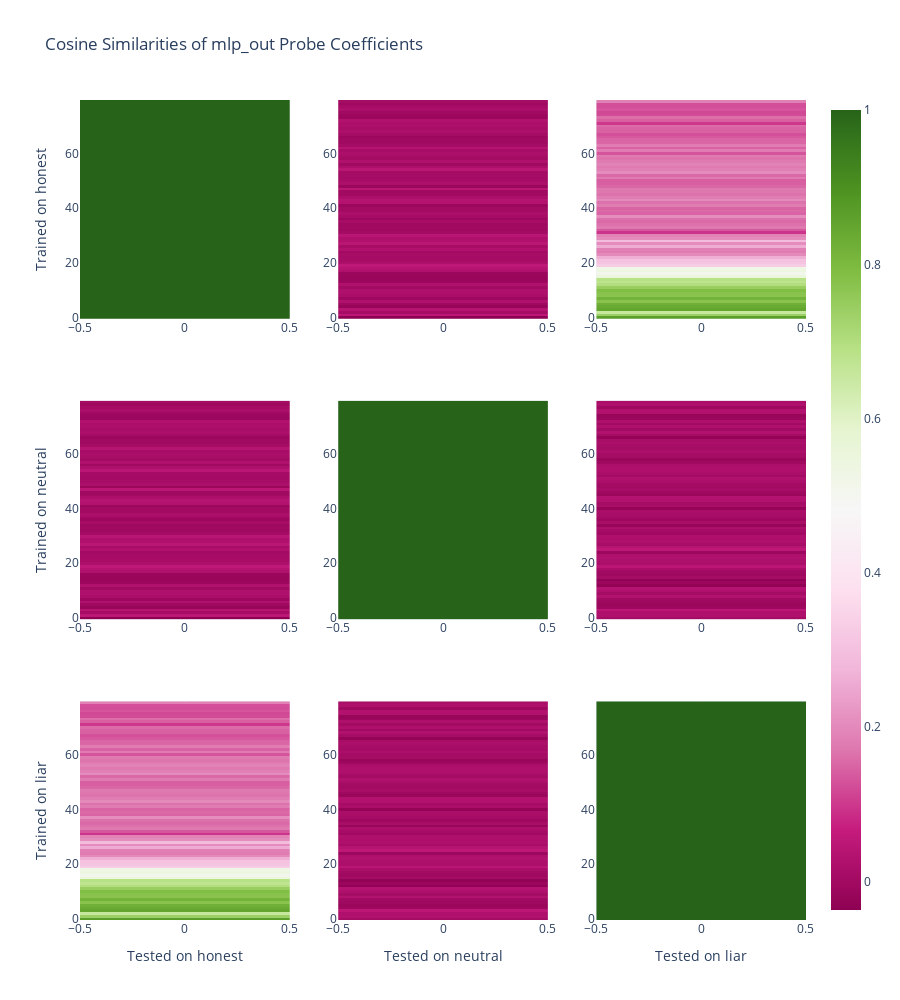

Write notebook code for a chart like this one.
### Markdown cell above
# Cosine Similarities of probe weights between ModelActs

### Code cell
fig = make_subplots(rows=3, cols=3)
act_type = "mlp_out"

if act_type == "z":
    cosine_similarities = np.zeros(shape=(len(modes),len(modes), n_layers, n_heads))
else:
    cosine_similarities = np.zeros(shape=(len(modes),len(modes), n_layers))

for idx1, mode in enumerate(modes, start=1):
    for idx2, other_mode in enumerate(modes, start=1):
        cos_sims = {}
        for probe_index in tqdm(elem_acts["honest"].probes[act_type]):
            coefs_1 = elem_acts[mode].probes[act_type] [probe_index].coef_.squeeze()
            coefs_2 = elem_acts[other_mode].probes[act_type] [probe_index].coef_.squeeze()
            cos_sims[probe_index] = np.dot(coefs_1, coefs_2)/(np.linalg.norm(coefs_1)*np.linalg.norm(coefs_2))


        if act_type == "z":
            px_fig = plot_z_probe_accuracies(cos_sims, n_layers, n_heads, title = f"Cosine Similarities, Probes from {mode} with {other_mode}")
            cosine_similarities[idx1-1, idx2-1] = acc_tensor_from_dict(cos_sims, n_layers, n_heads)

        else:
            px_fig = plot_resid_probe_accuracies(cos_sims, n_layers, title = f"Cosine Similarities, Probes from {mode} with {other_mode}", graph_type="square")
            cosine_similarities[idx1-1, idx2-1] = acc_tensor_from_dict(cos_sims, n_layers)

        fig.add_trace(
            px_fig['data'][0],  # add the trace from plotly express figure
            row=idx1,
            col=idx2
        )


for idx1 in range(1, 4):
    fig.update_xaxes(title_text=f"Tested on {modes[idx1-1]}", row=3, col=idx1)

for idx2 in range(1, 4):
    fig.update_yaxes(title_text=f"Trained on {modes[idx2-1]}", row=idx2, col=1)

fig.update_layout(title_text=f"Cosine Similarities of {act_type} Probe Coefficients", height=1000)
fig.show()

### Figure 1 — Plotly figure (JSON) as saved in the notebook; plotly's stock layout.template omitted (floating-point values rounded to 4 significant figures)
{"data": [{"coloraxis": "coloraxis", "hovertemplate": "x: %{x}<br>Layers: %{y}<br>color: %{z}<extra></extra>", "name": "0", "type": "heatmap", "xaxis": "x", "yaxis": "y", "z": [[1], [1.0], [1.0], [1.0], [1], [1.0], [1], [1], [1.0], [1.0], [1], [1], [1], [1.0], [1], [1], [1], [1], [1], [1], [1], [1.0], [1.0], [1.0], [1.0], [1], [1], [1], [1.0], [1], [1.0], [1], [1.0], [1], [1.0], [1], [1], [1.0], [1.0], [1.0], [1.0], [1], [1.0], [1], [1.0], [1.0], [1], [1], [1.0], [1], [1], [1.0], [1], [1.0], [1.0], [1], [1], [1], [1.0], [1.0], [1], [1.0], [1], [1], [1.0], [1.0], [1.0], [1.0], [1.0], [1.0], [1.0], [1.0], [1], [1.0], [1], [1.0], [1.0], [1], [1], [1.0]]}, {"coloraxis": "coloraxis", "hovertemplate": "x: %{x}<br>Layers: %{y}<br>color: %{z}<extra></extra>", "name": "0", "type": "heatmap", "xaxis": "x2", "yaxis": "y2", "z": [[-0.03686], [0.04991], [0.007513], [0.04022], [-0.01746], [-0.005339], [0.02642], [-0.007526], [0.0158], [0.02347], [0.0235], [0.001392], [0.02734], [-0.008582], [-0.01532], [-0.0164], [-0.01283], [0.02779], [0.03977], [0.05379], [0.02129], [0.01012], [0.007766], [0.0121], [0.00193], [0.02839], [0.0119], [0.04547], [0.02846], [0.0234], [0.04392], [0.003977], [-0.004494], [-9.204e-05], [-0.005573], [0.009726], [-0.007996], [0.008242], [0.0187], [0.003067], [0.003629], [-0.01357], [0.03374], [0.03851], [0.02015], [0.0004678], [-0.001476], [0.04548], [-0.01396], [0.0212], [0.01087], [0.004506], [0.00834], [0.006118], [0.04528], [0.02235], [-0.0008235], [0.02538], [0.005301], [0.01393], [0.01788], [0.009387], [0.03843], [0.00565], [-0.002382], [-0.0005118], [-0.008234], [0.006104], [0.0217], [0.01339], [0.02064], [0.01709], [0.03024], [-0.01239], [-0.008665], [-0.001404], [0.0179], [0.007653], [-0.004712], [0.006087]]}, {"coloraxis": "coloraxis", "hovertemplate": "x: %{x}<br>Layers: %{y}<br>color: %{z}<extra></extra>", "name": "0", "type": "heatmap", "xaxis": "x3", "yaxis": "y3", "z": [[0.8662], [0.739], [0.6574], [0.8499], [0.8383], [0.8211], [0.7745], [0.816], [0.7733], [0.7753], [0.7884], [0.7458], [0.6988], [0.6755], [0.69], [0.5529], [0.5115], [0.5428], [0.5305], [0.3291], [0.3097], [0.3011], [0.2612], [0.2021], [0.1789], [0.1852], [0.2584], [0.2058], [0.2899], [0.2045], [0.1903], [0.09553], [0.1341], [0.1759], [0.1636], [0.1551], [0.1622], [0.2081], [0.1484], [0.1546], [0.1488], [0.1783], [0.1665], [0.2018], [0.1796], [0.1659], [0.1719], [0.1761], [0.152], [0.1441], [0.1431], [0.1779], [0.155], [0.2054], [0.1849], [0.1744], [0.191], [0.1775], [0.1666], [0.1772], [0.1325], [0.1789], [0.1468], [0.1793], [0.1519], [0.1507], [0.1364], [0.1254], [0.1456], [0.1464], [0.1579], [0.09959], [0.144], [0.1608], [0.1208], [0.1173], [0.1312], [0.1243], [0.1256], [0.1852]]}, {"coloraxis": "coloraxis", "hovertemplate": "x: %{x}<br>Layers: %{y}<br>color: %{z}<extra></extra>", "name": "0", "type": "heatmap", "xaxis": "x4", "yaxis": "y4", "z": [[-0.03686], [0.04991], [0.007513], [0.04022], [-0.01746], [-0.005339], [0.02642], [-0.007526], [0.0158], [0.02347], [0.0235], [0.001392], [0.02734], [-0.008582], [-0.01532], [-0.0164], [-0.01283], [0.02779], [0.03977], [0.05379], [0.02129], [0.01012], [0.007766], [0.0121], [0.00193], [0.02839], [0.0119], [0.04547], [0.02846], [0.0234], [0.04392], [0.003977], [-0.004494], [-9.204e-05], [-0.005573], [0.009726], [-0.007996], [0.008242], [0.0187], [0.003067], [0.003629], [-0.01357], [0.03374], [0.03851], [0.02015], [0.0004678], [-0.001476], [0.04548], [-0.01396], [0.0212], [0.01087], [0.004506], [0.00834], [0.006118], [0.04528], [0.02235], [-0.0008235], [0.02538], [0.005301], [0.01393], [0.01788], [0.009387], [0.03843], [0.00565], [-0.002382], [-0.0005118], [-0.008234], [0.006104], [0.0217], [0.01339], [0.02064], [0.01709], [0.03024], [-0.01239], [-0.008665], [-0.001404], [0.0179], [0.007653], [-0.004712], [0.006087]]}, {"coloraxis": "coloraxis", "hovertemplate": "x: %{x}<br>Layers: %{y}<br>color: %{z}<extra></extra>", "name": "0", "type": "heatmap", "xaxis": "x5", "yaxis": "y5", "z": [[1], [1], [1], [1], [1.0], [1], [1.0], [1.0], [1.0], [1], [1], [1.0], [1.0], [1], [1.0], [1], [1], [1], [1.0], [1], [1.0], [1], [1], [1], [1], [1.0], [1], [1.0], [1.0], [1.0], [1.0], [1.0], [1], [1], [1], [1], [1], [1], [1.0], [1.0], [1], [1], [1], [1.0], [1.0], [1], [1.0], [1], [1.0], [1], [1], [1], [1.0], [1.0], [1.0], [1], [1.0], [1], [1.0], [1], [1.0], [1], [1], [1.0], [1.0], [1], [1], [1], [1], [1.0], [1.0], [1.0], [1.0], [1.0], [1.0], [1.0], [1.0], [1.0], [1], [1.0]]}, {"coloraxis": "coloraxis", "hovertemplate": "x: %{x}<br>Layers: %{y}<br>color: %{z}<extra></extra>", "name": "0", "type": "heatmap", "xaxis": "x6", "yaxis": "y6", "z": [[0.006691], [0.02508], [0.0248], [0.0509], [-0.00657], [-0.01419], [-0.003571], [-0.001766], [0.02962], [0.006412], [0.0246], [0.03671], [-0.0302], [-0.01134], [-0.03058], [0.006359], [-0.005031], [0.001332], [0.01656], [0.04725], [0.02057], [0.02128], [0.02911], [0.02401], [-0.01014], [0.05294], [0.03784], [0.0127], [0.02359], [0.02096], [0.02445], [0.0006189], [0.007815], [0.02248], [-0.01724], [0.0131], [-0.007328], [0.00878], [0.01381], [0.0154], [-0.02427], [0.0163], [0.006597], [0.03138], [0.03352], [-0.0141], [-0.005513], [0.01172], [0.003257], [0.004615], [0.01743], [0.02719], [0.004138], [0.01628], [0.02371], [0.02381], [0.01987], [-0.003017], [-0.0168], [0.005989], [0.006114], [0.01833], [0.007198], [0.01117], [0.01767], [0.0133], [-0.02429], [0.006097], [0.02968], [0.001678], [0.02301], [0.003425], [0.02362], [-0.01262], [-0.01883], [0.03186], [0.03065], [-0.004439], [0.02349], [0.01518]]}, {"coloraxis": "coloraxis", "hovertemplate": "x: %{x}<br>Layers: %{y}<br>color: %{z}<extra></extra>", "name": "0", "type": "heatmap", "xaxis": "x7", "yaxis": "y7", "z": [[0.8662], [0.739], [0.6574], [0.8499], [0.8383], [0.8211], [0.7745], [0.816], [0.7733], [0.7753], [0.7884], [0.7458], [0.6988], [0.6755], [0.69], [0.5529], [0.5115], [0.5428], [0.5305], [0.3291], [0.3097], [0.3011], [0.2612], [0.2021], [0.1789], [0.1852], [0.2584], [0.2058], [0.2899], [0.2045], [0.1903], [0.09553], [0.1341], [0.1759], [0.1636], [0.1551], [0.1622], [0.2081], [0.1484], [0.1546], [0.1488], [0.1783], [0.1665], [0.2018], [0.1796], [0.1659], [0.1719], [0.1761], [0.152], [0.1441], [0.1431], [0.1779], [0.155], [0.2054], [0.1849], [0.1744], [0.191], [0.1775], [0.1666], [0.1772], [0.1325], [0.1789], [0.1468], [0.1793], [0.1519], [0.1507], [0.1364], [0.1254], [0.1456], [0.1464], [0.1579], [0.09959], [0.144], [0.1608], [0.1208], [0.1173], [0.1312], [0.1243], [0.1256], [0.1852]]}, {"coloraxis": "coloraxis", "hovertemplate": "x: %{x}<br>Layers: %{y}<br>color: %{z}<extra></extra>", "name": "0", "type": "heatmap", "xaxis": "x8", "yaxis": "y8", "z": [[0.006691], [0.02508], [0.0248], [0.0509], [-0.00657], [-0.01419], [-0.003571], [-0.001766], [0.02962], [0.006412], [0.0246], [0.03671], [-0.0302], [-0.01134], [-0.03058], [0.006359], [-0.005031], [0.001332], [0.01656], [0.04725], [0.02057], [0.02128], [0.02911], [0.02401], [-0.01014], [0.05294], [0.03784], [0.0127], [0.02359], [0.02096], [0.02445], [0.0006189], [0.007815], [0.02248], [-0.01724], [0.0131], [-0.007328], [0.00878], [0.01381], [0.0154], [-0.02427], [0.0163], [0.006597], [0.03138], [0.03352], [-0.0141], [-0.005513], [0.01172], [0.003257], [0.004615], [0.01743], [0.02719], [0.004138], [0.01628], [0.02371], [0.02381], [0.01987], [-0.003017], [-0.0168], [0.005989], [0.006114], [0.01833], [0.007198], [0.01117], [0.01767], [0.0133], [-0.02429], [0.006097], [0.02968], [0.001678], [0.02301], [0.003425], [0.02362], [-0.01262], [-0.01883], [0.03186], [0.03065], [-0.004439], [0.02349], [0.01518]]}, {"coloraxis": "coloraxis", "hovertemplate": "x: %{x}<br>Layers: %{y}<br>color: %{z}<extra></extra>", "name": "0", "type": "heatmap", "xaxis": "x9", "yaxis": "y9", "z": [[1], [1], [1.0], [1.0], [1], [1.0], [1.0], [1.0], [1.0], [1], [1], [1.0], [1.0], [1], [1.0], [1], [1], [1.0], [1.0], [1.0], [1], [1.0], [1.0], [1.0], [1.0], [1], [1], [1], [1.0], [1.0], [1.0], [1], [1.0], [1.0], [1.0], [1.0], [1.0], [1.0], [1.0], [1.0], [1], [1.0], [1], [1.0], [1.0], [1.0], [1.0], [1.0], [1.0], [1.0], [1.0], [1.0], [1], [1.0], [1], [1.0], [1.0], [1.0], [1], [1.0], [1.0], [1], [1], [1.0], [1], [1], [1], [1.0], [1.0], [1], [1.0], [1.0], [1], [1.0], [1], [1], [1], [1], [1], [1]]}], "layout": {"height": 1000, "title": {"text": "Cosine Similarities of mlp_out Probe Coefficients"}, "xaxis": {"anchor": "y", "domain": [0, 0.2889]}, "xaxis2": {"anchor": "y2", "domain": [0.3556, 0.6444]}, "xaxis3": {"anchor": "y3", "domain": [0.7111, 1]}, "xaxis4": {"anchor": "y4", "domain": [0, 0.2889]}, "xaxis5": {"anchor": "y5", "domain": [0.3556, 0.6444]}, "xaxis6": {"anchor": "y6", "domain": [0.7111, 1]}, "xaxis7": {"anchor": "y7", "domain": [0, 0.2889], "title": {"text": "Tested on honest"}}, "xaxis8": {"anchor": "y8", "domain": [0.3556, 0.6444], "title": {"text": "Tested on neutral"}}, "xaxis9": {"anchor": "y9", "domain": [0.7111, 1], "title": {"text": "Tested on liar"}}, "yaxis": {"anchor": "x", "domain": [0.7333, 1], "title": {"text": "Trained on honest"}}, "yaxis2": {"anchor": "x2", "domain": [0.7333, 1]}, "yaxis3": {"anchor": "x3", "domain": [0.7333, 1]}, "yaxis4": {"anchor": "x4", "domain": [0.3667, 0.6333], "title": {"text": "Trained on neutral"}}, "yaxis5": {"anchor": "x5", "domain": [0.3667, 0.6333]}, "yaxis6": {"anchor": "x6", "domain": [0.3667, 0.6333]}, "yaxis7": {"anchor": "x7", "domain": [0, 0.2667], "title": {"text": "Trained on liar"}}, "yaxis8": {"anchor": "x8", "domain": [0, 0.2667]}, "yaxis9": {"anchor": "x9", "domain": [0, 0.2667]}}}
